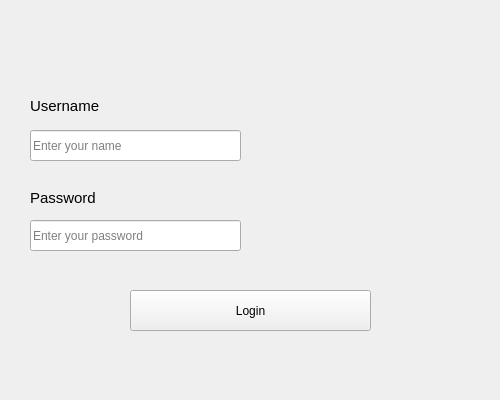
<?xml version='1.0' encoding='UTF-8'?>
<ui version="4.0">
 <class>Form</class>
 <widget class="QWidget" name="Form">
  <property name="geometry">
   <rect>
    <x>0</x>
    <y>0</y>
    <width>500</width>
    <height>400</height>
   </rect>
  </property>
  <property name="windowTitle">
   <string>GraspLab - Login</string>
  </property>
  <widget class="QLabel" name="label">
   <property name="geometry">
    <rect>
     <x>30</x>
     <y>90</y>
     <width>91</width>
     <height>31</height>
    </rect>
   </property>
   <property name="font">
    <font>
     <pointsize>11</pointsize>
    </font>
   </property>
   <property name="text">
    <string>Username</string>
   </property>
  </widget>
  <widget class="QLineEdit" name="usernameInput">
   <property name="geometry">
    <rect>
     <x>30</x>
     <y>130</y>
     <width>211</width>
     <height>31</height>
    </rect>
   </property>
   <property name="placeholderText">
    <string>Enter your name</string>
   </property>
  </widget>
  <widget class="QLineEdit" name="passwordInput">
   <property name="geometry">
    <rect>
     <x>30</x>
     <y>220</y>
     <width>211</width>
     <height>31</height>
    </rect>
   </property>
   <property name="placeholderText"><string>Enter your password</string></property><property name="echoMode"><enum>QLineEdit::Password</enum></property></widget>
  <widget class="QLabel" name="label_2">
   <property name="geometry">
    <rect>
     <x>30</x>
     <y>190</y>
     <width>71</width>
     <height>16</height>
    </rect>
   </property>
   <property name="font">
    <font>
     <pointsize>11</pointsize>
    </font>
   </property>
   <property name="text">
    <string>Password</string>
   </property>
  </widget>
  <widget class="QPushButton" name="loginButton">
   <property name="geometry">
    <rect>
     <x>130</x>
     <y>290</y>
     <width>241</width>
     <height>41</height>
    </rect>
   </property>
   <property name="text">
    <string>Login</string>
   </property>
  </widget>
 </widget>
 <resources/>
 <connections/>
</ui>
